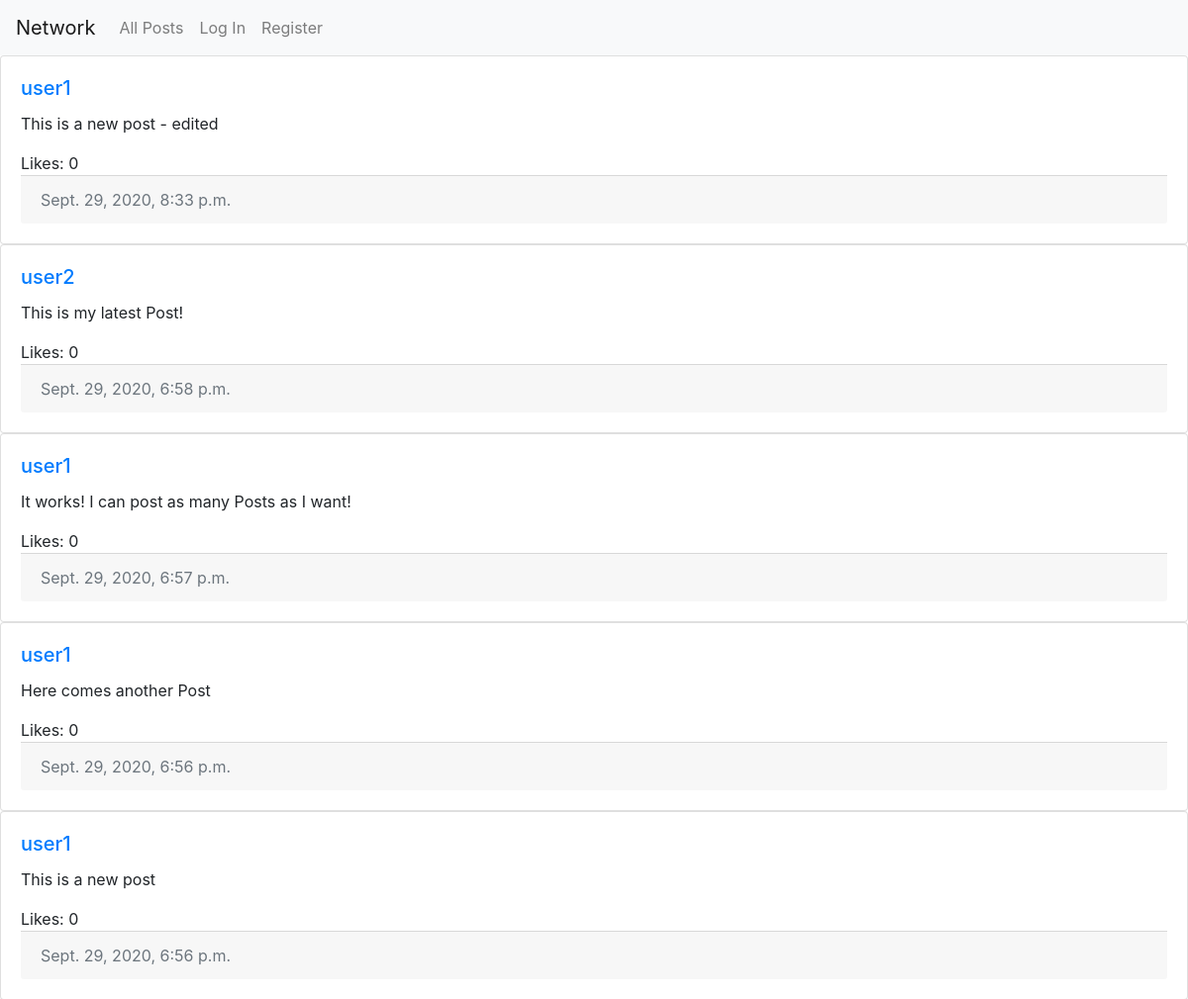
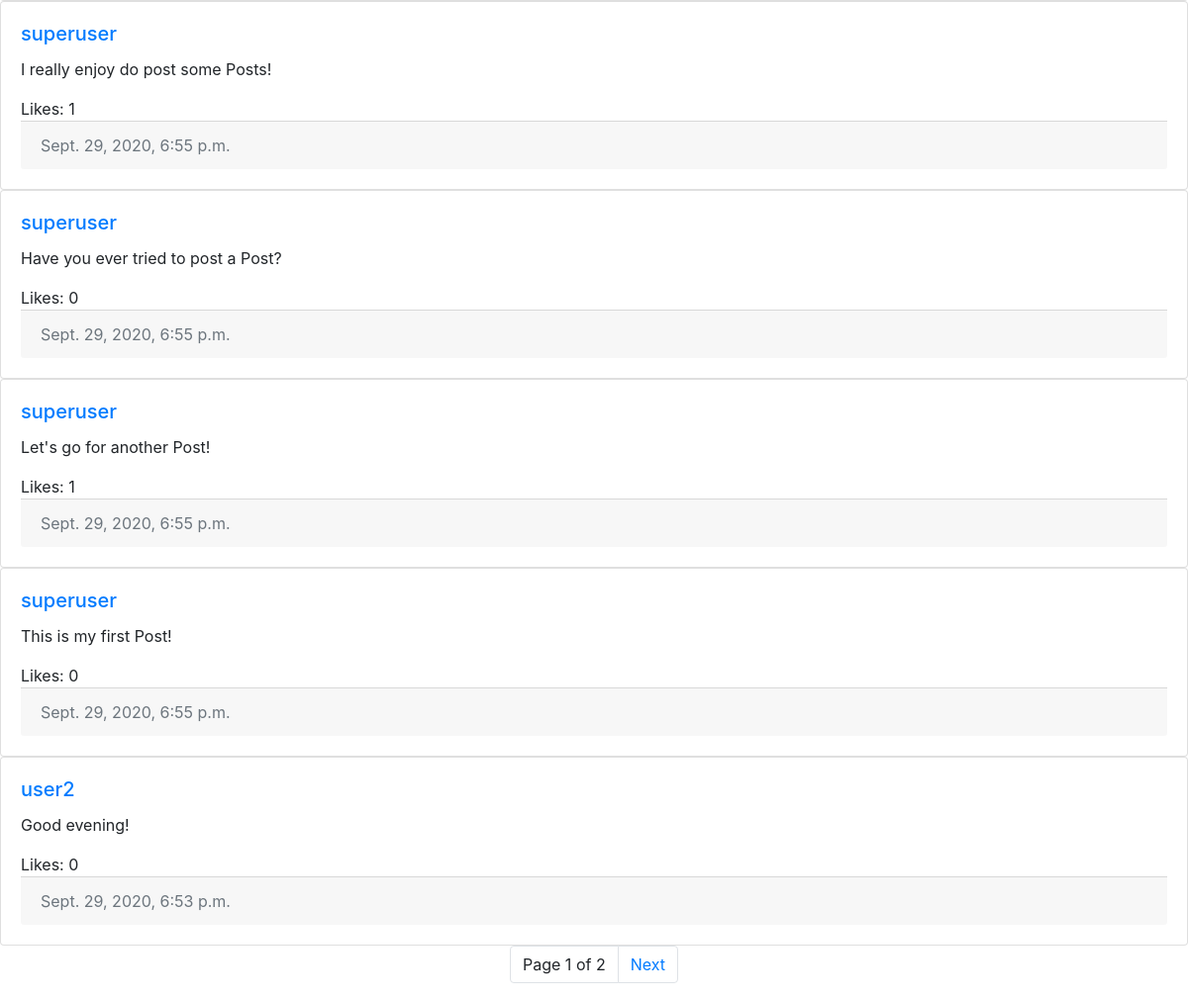
Before: / with the older database file (2 pictures, top to bottom).
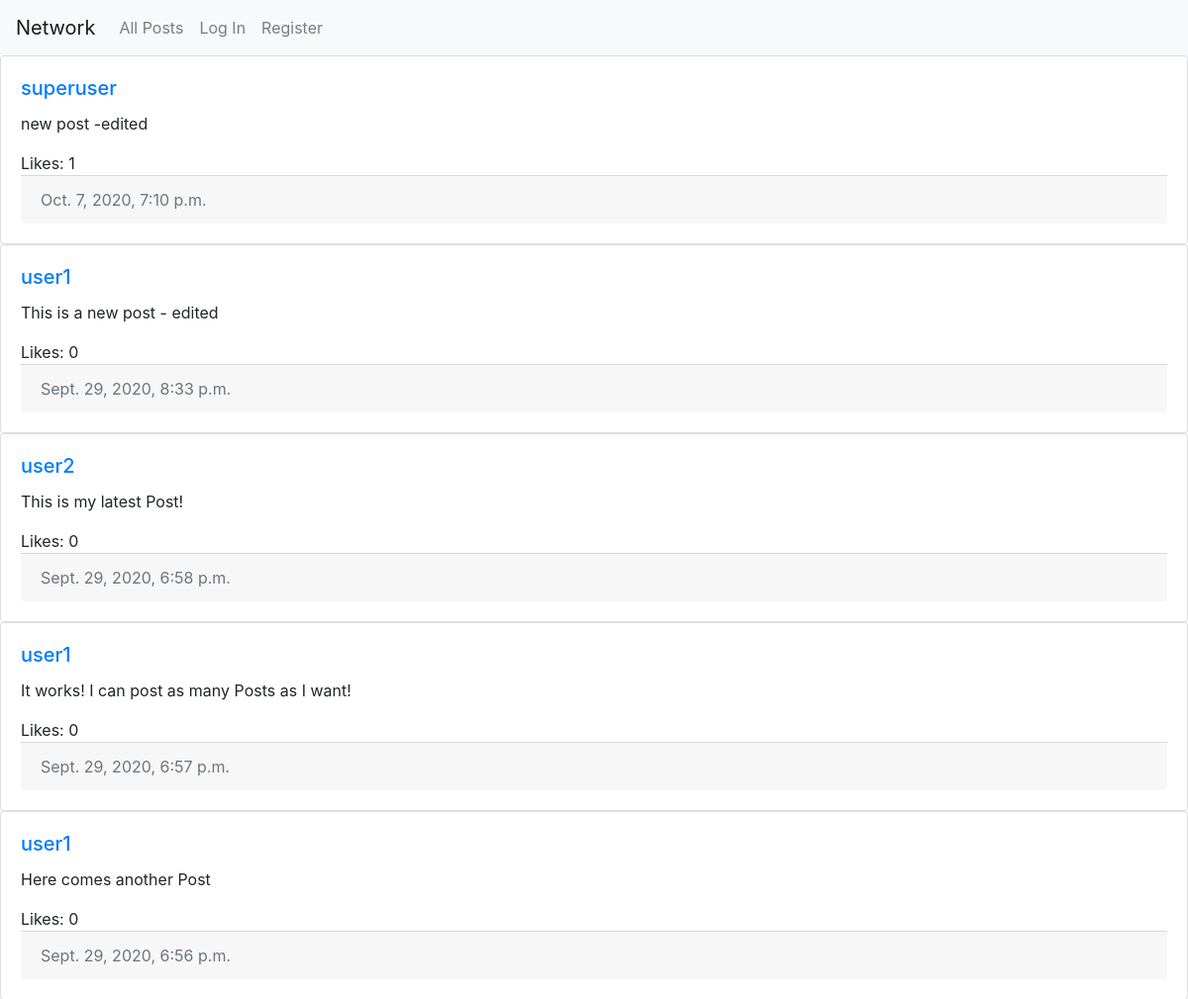
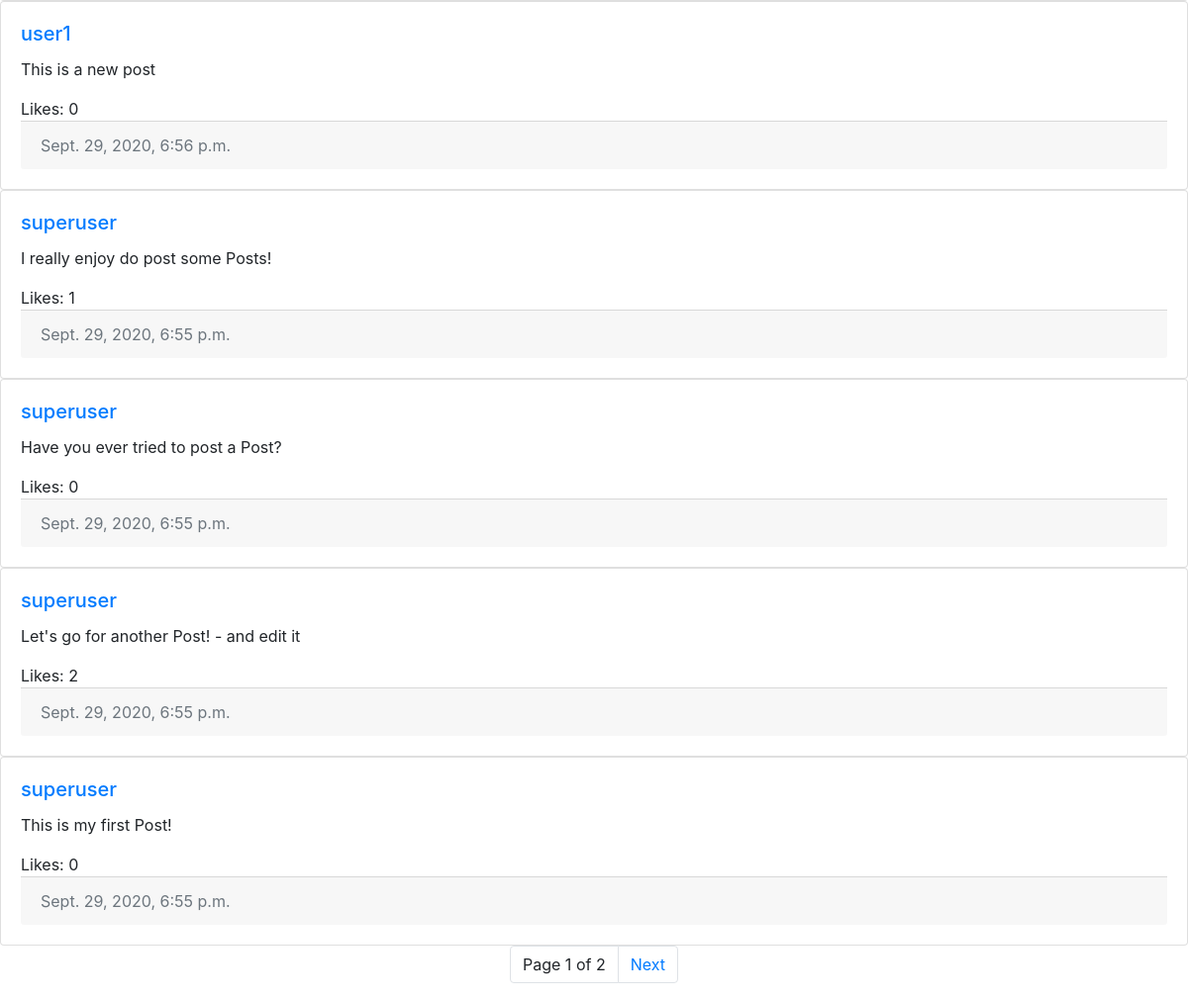
After: the same page with the newer database file (2 pictures, top to bottom).
### network/models.py (models this page shows, shortened)
class Post(models.Model):
    text = models.TextField()
    user = models.ForeignKey(
        "User", on_delete=models.CASCADE, related_name="posts")
    created_at = models.DateTimeField(auto_now_add=True)
    likes = models.ManyToManyField(
        "User", blank=True, related_name="likes")

class User(AbstractUser):
    pass

### network/views.py (the view)
# urls.py: path("", views.index, name="index"),
def index(request):
    posts = Post.objects.all()
    posts = posts.order_by("-created_at")
    posts = pagination(request, posts)
    return render(request, "network/index.html", {
        "posts": posts
    })

### network/views.py (called while the page is built)
def pagination(request, list):
    paginator = Paginator(list, 10)
    page_number = request.GET.get('page')
    paginatedList = paginator.get_page(page_number)
    return paginatedList

### network/templates/network/index.html (shortened to what this page needs)
{% extends "network/layout.html" %} {% load static %} {% block body %}
<div id="posts">
    {% for post in posts %}
    <div  class="card">
        <div class="card-body">
            <h5 class="card-title">
                <a id="author" href="{% url 'profile' post.user.username %}">{{ post.user }}</a>
            </h5>
            <p id="{{post.id}}" class="card-text">{{ post.text }}</p>
            <div id="likes-{{ post.id }}">Likes: {{ post.likes.count }}</div>
            <div class="card-footer text-muted">{{ post.created_at }}</div>
        </div>
    </div>
    {% empty %}
        <div class="alert alert-info" role="alert">There are currently no posts available!</div>
    {% endfor %}
    <ul class="pagination justify-content-center">
        <li class="page-item"><a class="page-link">Page {{ posts.number }} of {{ posts.paginator.num_pages }}</a></li>
        {% if posts.has_next %}
            <li class="page-item">
            <a class="page-link" href="?page={{ posts.next_page_number }}">Next</a>
            </li>
        {% endif %}
    </ul>
</div>
{% endblock %}

Changed rows visible on the page:
no longer on this page (row unchanged): Post: user "user2", text "Good evening!", likes.count "0", created_at "Sept. 29, 2020, 6:53 p.m."
added Post: user "superuser", text "new post -edited", likes.count "1", created_at "Oct. 7, 2020, 7:10 p.m."
changed Post: text "Let's go for another Post!" → "Let's go for another Post! - and edit it"; likes.count "1" → "2"
